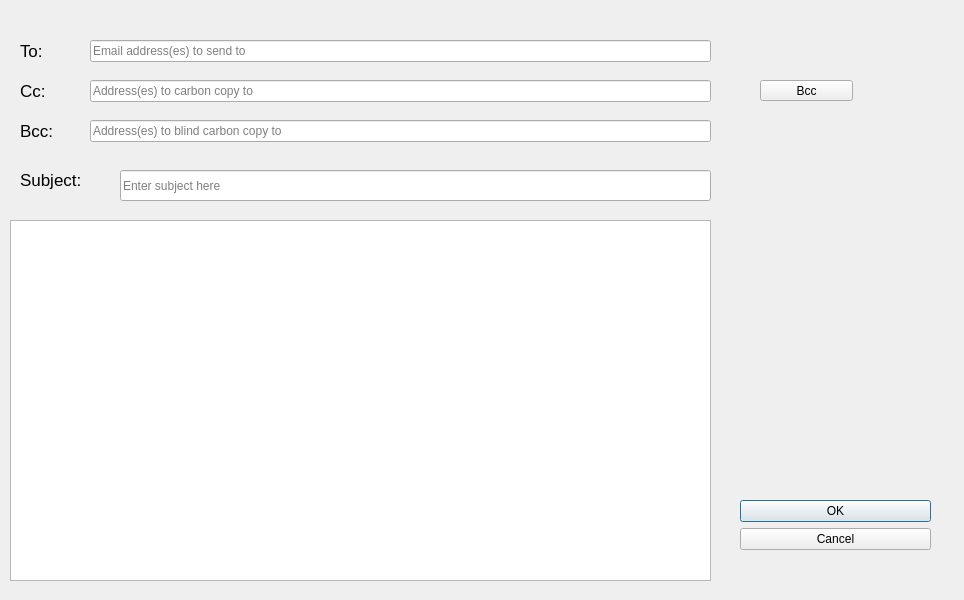
<?xml version="1.0" encoding="UTF-8"?>
<ui version="4.0">
 <class>SendDialog</class>
 <widget class="QDialog" name="SendDialog">
  <property name="geometry">
   <rect>
    <x>0</x>
    <y>0</y>
    <width>964</width>
    <height>600</height>
   </rect>
  </property>
  <property name="windowTitle">
   <string>Dialog</string>
  </property>
  <widget class="QDialogButtonBox" name="buttonBox">
   <property name="geometry">
    <rect>
     <x>740</x>
     <y>500</y>
     <width>191</width>
     <height>71</height>
    </rect>
   </property>
   <property name="orientation">
    <enum>Qt::Vertical</enum>
   </property>
   <property name="standardButtons">
    <set>QDialogButtonBox::Cancel|QDialogButtonBox::Ok</set>
   </property>
  </widget>
  <widget class="QLineEdit" name="to_edit">
   <property name="geometry">
    <rect>
     <x>90</x>
     <y>40</y>
     <width>621</width>
     <height>22</height>
    </rect>
   </property>
   <property name="text">
    <string/>
   </property>
   <property name="placeholderText">
    <string>Email address(es) to send to</string>
   </property>
  </widget>
  <widget class="QLineEdit" name="cc_edit">
   <property name="geometry">
    <rect>
     <x>90</x>
     <y>80</y>
     <width>621</width>
     <height>22</height>
    </rect>
   </property>
   <property name="placeholderText">
    <string>Address(es) to carbon copy to</string>
   </property>
  </widget>
  <widget class="QPushButton" name="bcc_button">
   <property name="geometry">
    <rect>
     <x>760</x>
     <y>80</y>
     <width>93</width>
     <height>21</height>
    </rect>
   </property>
   <property name="text">
    <string>Bcc</string>
   </property>
  </widget>
  <widget class="QLabel" name="to_label">
   <property name="geometry">
    <rect>
     <x>20</x>
     <y>40</y>
     <width>41</width>
     <height>21</height>
    </rect>
   </property>
   <property name="font">
    <font>
     <pointsize>13</pointsize>
    </font>
   </property>
   <property name="text">
    <string>To:</string>
   </property>
  </widget>
  <widget class="QLabel" name="cc_label">
   <property name="geometry">
    <rect>
     <x>20</x>
     <y>80</y>
     <width>51</width>
     <height>21</height>
    </rect>
   </property>
   <property name="font">
    <font>
     <pointsize>13</pointsize>
    </font>
   </property>
   <property name="text">
    <string>Cc:</string>
   </property>
  </widget>
  <widget class="QLineEdit" name="bcc_edit">
   <property name="geometry">
    <rect>
     <x>90</x>
     <y>120</y>
     <width>621</width>
     <height>22</height>
    </rect>
   </property>
   <property name="placeholderText">
    <string>Address(es) to blind carbon copy to</string>
   </property>
  </widget>
  <widget class="QLabel" name="bcc_label">
   <property name="geometry">
    <rect>
     <x>20</x>
     <y>120</y>
     <width>51</width>
     <height>21</height>
    </rect>
   </property>
   <property name="font">
    <font>
     <pointsize>13</pointsize>
    </font>
   </property>
   <property name="text">
    <string>Bcc:</string>
   </property>
  </widget>
  <widget class="QLabel" name="subject_label">
   <property name="geometry">
    <rect>
     <x>20</x>
     <y>170</y>
     <width>91</width>
     <height>31</height>
    </rect>
   </property>
   <property name="font">
    <font>
     <pointsize>13</pointsize>
    </font>
   </property>
   <property name="text">
    <string>Subject: </string>
   </property>
   <property name="alignment">
    <set>Qt::AlignLeading|Qt::AlignLeft|Qt::AlignTop</set>
   </property>
  </widget>
  <widget class="QLineEdit" name="subject_edit">
   <property name="geometry">
    <rect>
     <x>120</x>
     <y>170</y>
     <width>591</width>
     <height>31</height>
    </rect>
   </property>
   <property name="font">
    <font>
     <pointsize>9</pointsize>
    </font>
   </property>
   <property name="placeholderText">
    <string>Enter subject here</string>
   </property>
  </widget>
  <widget class="QPlainTextEdit" name="plainTextEdit">
   <property name="geometry">
    <rect>
     <x>10</x>
     <y>220</y>
     <width>701</width>
     <height>361</height>
    </rect>
   </property>
   <property name="font">
    <font>
     <pointsize>9</pointsize>
    </font>
   </property>
  </widget>
 </widget>
 <resources/>
 <connections>
  <connection>
   <sender>buttonBox</sender>
   <signal>accepted()</signal>
   <receiver>SendDialog</receiver>
   <slot>accept()</slot>
   <hints>
    <hint type="sourcelabel">
     <x>248</x>
     <y>254</y>
    </hint>
    <hint type="destinationlabel">
     <x>157</x>
     <y>274</y>
    </hint>
   </hints>
  </connection>
  <connection>
   <sender>buttonBox</sender>
   <signal>rejected()</signal>
   <receiver>SendDialog</receiver>
   <slot>reject()</slot>
   <hints>
    <hint type="sourcelabel">
     <x>316</x>
     <y>260</y>
    </hint>
    <hint type="destinationlabel">
     <x>286</x>
     <y>274</y>
    </hint>
   </hints>
  </connection>
 </connections>
</ui>
